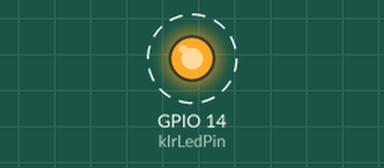
Recording of a sketch running on a simulated ESP32. On the bench: output pins drawn as LEDs (lit = HIGH). Dashed ring = blinking. What the sketch prints to the serial monitor is not drawn.

Above: at 0.7 s.
Timing chart, 0 to 5.1 s (numbered marks = the images above):
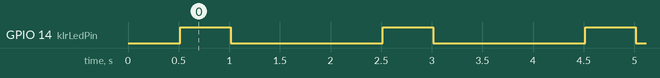

The sketch:

ir_blink.ino
```cpp
// Sina IR emitter blink test.
//
// Not a protocol test — this just drives the IR LED hard on and off so a
// phone camera can see it. A ~60ms protocol burst is nearly invisible on
// camera; 500ms solid is obvious.
//
// Expect on a phone camera (front camera if the rear one filters IR):
// a faint purple/white glow, 0.5s on, 1.5s off, in step with the serial log.
//
// Duty cycle is kept low deliberately: IR LEDs are rated for pulsed use and
// continuous DC can cook them.
//
// Wiring under test: emitter DAT -> GPIO4, VCC -> 5V, GND -> GND

#include <Arduino.h>

const uint16_t kIrLedPin = 14;

void setup() {
  Serial.begin(115200);
  while (!Serial) delay(10);
  delay(500);

  pinMode(kIrLedPin, OUTPUT);
  digitalWrite(kIrLedPin, LOW);

  Serial.println();
  Serial.printf("IR emitter blink test on GPIO%d\n", kIrLedPin);
  Serial.println("Point a phone camera at the IR LED. 0.5s on, 1.5s off.");
  Serial.println("If the LED never glows, the module is miswired, unpowered,");
  Serial.println("or the signal pin is not GPIO4.");
  Serial.println("------------------------------------------------------------");
}

void loop() {
  Serial.println("LED ON");
  digitalWrite(kIrLedPin, HIGH);
  delay(500);

  Serial.println("LED off");
  digitalWrite(kIrLedPin, LOW);
  delay(1500);
}
```

Measured:
- by itself, GPIO 14 (kIrLedPin): alternates HIGH for 0.50 s and LOW for 1.5 s
